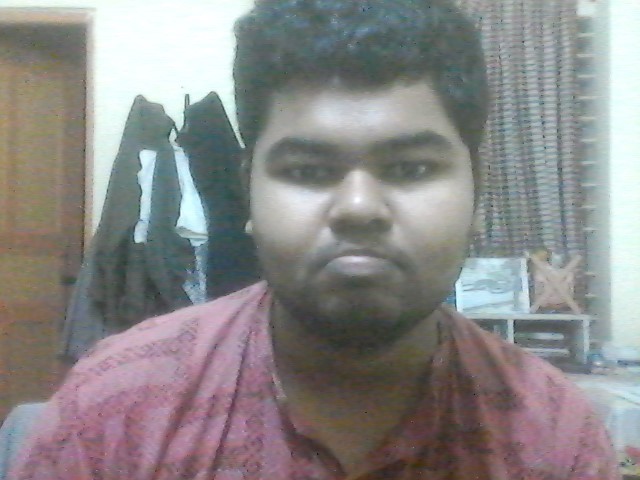
#> input picture DrowAndBlink/headPose1.jpg, 640 x 480 px
$ python facePoseEstimation.py
#> lines starting #> are read from the running program, lines starting #| are printed output that depends on the picture; after the words box and inside, x2 and y2 are one past the last pixel; in counts of white or black regions, pixels touching at a corner belong together; long printed decimals are rounded
#!/usr/bin/env python

import cv2
import numpy as np

# Read Image
im = cv2.imread("headPose1.jpg");
#> im is the input picture: shape (480, 640, 3); mean B, G, R 136.2, 136.8, 138.5
size = im.shape
#> size = (480, 640, 3)

#2D image points. If you change the image, you need to change vector
image_points = np.array([
                            (359, 391),     # Nose tip
                            (399, 561),     # Chin
                            (337, 297),     # Left eye left corner
                            (513, 301),     # Right eye right corne
                            (345, 465),     # Left Mouth corner
                            (453, 469)      # Right mouth corner
                        ], dtype="double")

# 3D model points.
model_points = np.array([
                            (0.0, 0.0, 0.0),             # Nose tip
                            (0.0, -330.0, -65.0),        # Chin
                            (-225.0, 170.0, -135.0),     # Left eye left corner
                            (225.0, 170.0, -135.0),      # Right eye right corne
                            (-150.0, -150.0, -125.0),    # Left Mouth corner
                            (150.0, -150.0, -125.0)      # Right mouth corner

                        ])


# Camera internals

focal_length = size[1]
#> focal_length = 640
center = (size[1]/2, size[0]/2)
#> center = (320, 240)
camera_matrix = np.array(
                         [[focal_length, 0, center[0]],
                         [0, focal_length, center[1]],
                         [0, 0, 1]], dtype = "double"
                         )

print ("Camera Matrix :\n {0}".format(camera_matrix))
#| Camera Matrix :
#|  [[640.   0. 320.]
#|  [  0. 640. 240.]
#|  [  0.   0.   1.]]

dist_coeffs = np.zeros((4,1)) # Assuming no lens distortion
(success, rotation_vector, translation_vector) = cv2.solvePnP(model_points, image_points, camera_matrix, dist_coeffs)
#> success = True; rotation_vector = [-0.143, 2.53, -0.138]; translation_vector = [-113.8, -297.9, -1340.1]

print ("Rotation Vector:\n {0}".format(rotation_vector))
#| Rotation Vector:
#|  [[-0.1434]
#|  [ 2.527]
#|  [-0.1378]]
print ("Translation Vector:\n {0}".format(translation_vector))
#| Translation Vector:
#|  [[ -113.845]
#|  [ -297.885]
#|  [-1340.138]]


# Project a 3D point (0, 0, 1000.0) onto the image plane.
# We use this to draw a line sticking out of the nose


(nose_end_point2D, jacobian) = cv2.projectPoints(np.array([(0.0, 0.0, 1000.0)]), rotation_vector, translation_vector, camera_matrix, dist_coeffs)
#> nose_end_point2D = [[183.5, 348.1]]

for p in image_points:
    cv2.circle(im, (int(p[0]), int(p[1])), 3, (0,0,255), -1)
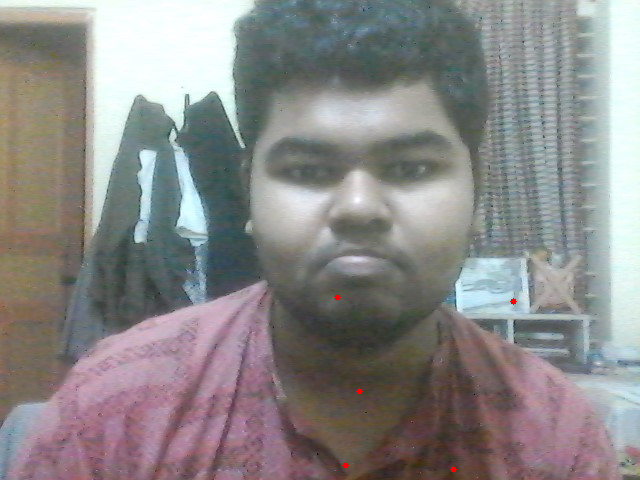
#> im: shape (480, 640, 3); 0.05% of pixels changed, all inside (x1, y1, x2, y2) = (334, 294, 517, 473)


p1 = ( int(image_points[0][0]), int(image_points[0][1]))
p2 = ( int(nose_end_point2D[0][0][0]), int(nose_end_point2D[0][0][1]))

cv2.line(im, p1, p2, (255,0,0), 2)
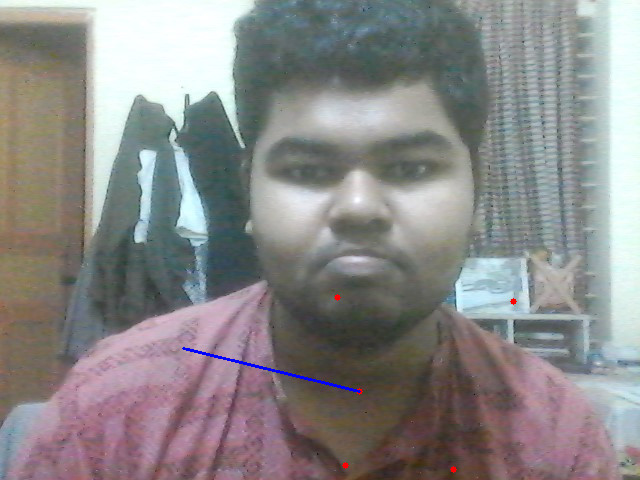
#> im: shape (480, 640, 3); 0.17% of pixels changed, all inside (x1, y1, x2, y2) = (182, 347, 361, 393)

# Display image
cv2.imshow("Output", im)
cv2.waitKey(0)

$ run again, with DrowAndBlink/headPose.jpg copied over DrowAndBlink/headPose1.jpg
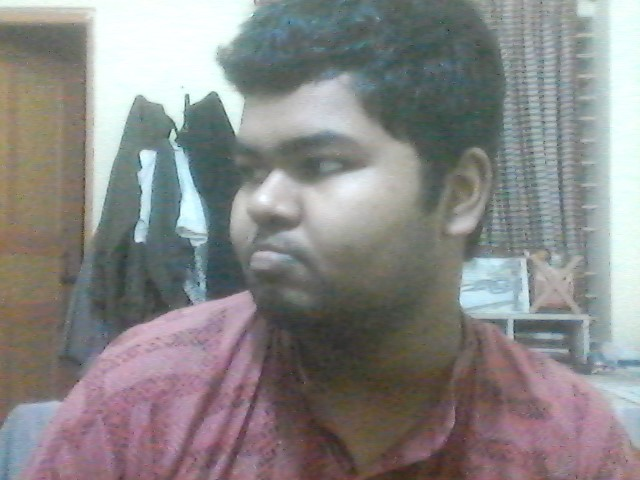
#> input picture DrowAndBlink/headPose.jpg, 640 x 480 px
#> im is the input picture: shape (480, 640, 3); mean B, G, R 134.4, 135.1, 136.4
#| Camera Matrix :
#|  [[640.   0. 320.]
#|  [  0. 640. 240.]
#|  [  0.   0.   1.]]
#| Rotation Vector:
#|  [[-0.1434]
#|  [ 2.527]
#|  [-0.1378]]
#| Translation Vector:
#|  [[ -113.845]
#|  [ -297.885]
#|  [-1340.138]]
#> after the loop `for p in image_points:`:
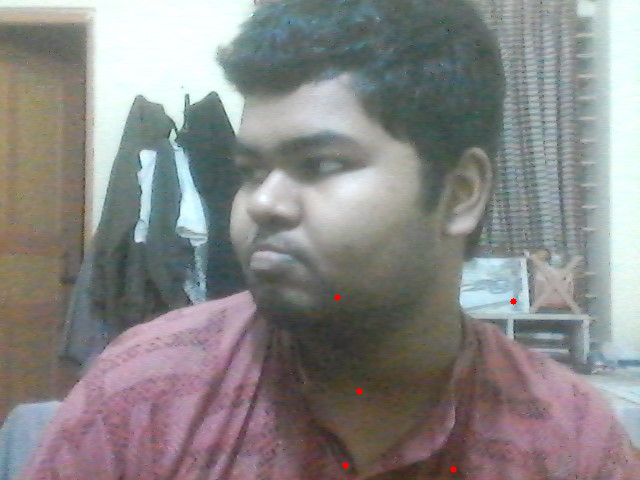
#> im: shape (480, 640, 3); 0.05% of pixels changed, all inside (x1, y1, x2, y2) = (334, 294, 517, 473)
#> `cv2.line(im, p1, p2, (255,0,0), 2)`:
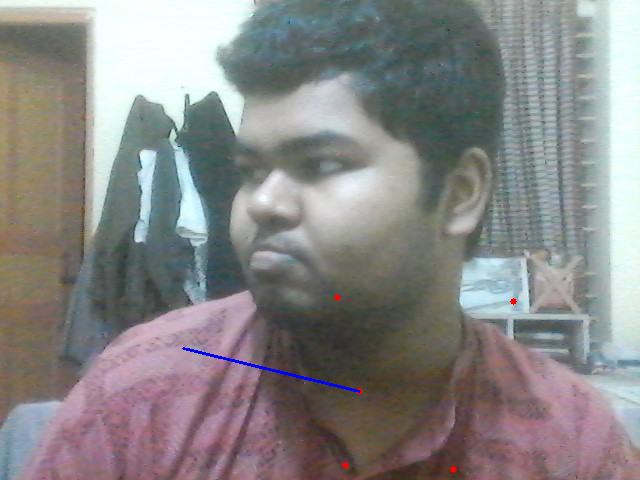
#> im: shape (480, 640, 3); 0.17% of pixels changed, all inside (x1, y1, x2, y2) = (182, 347, 361, 393)
